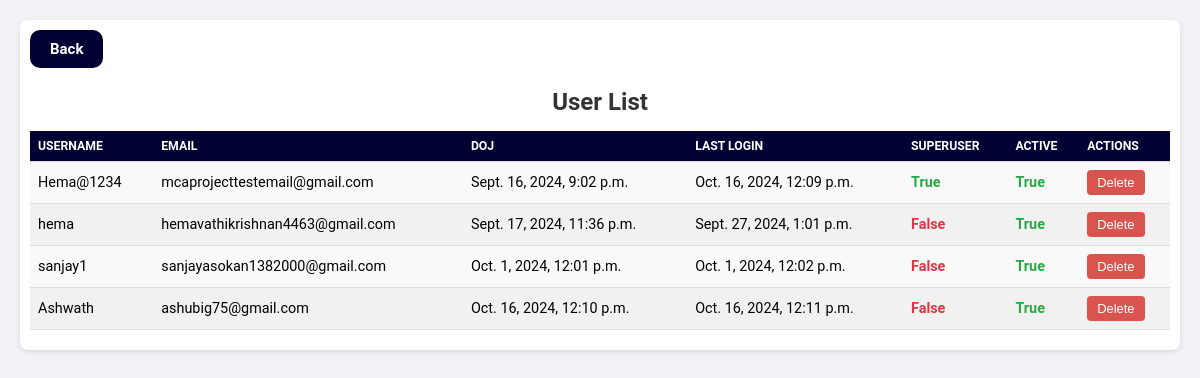
/users/, run on the app's committed database.
### myapp/models.py (models this page shows, shortened)
class CustomUser(AbstractUser):
    username = models.CharField(max_length=150)
    email = models.EmailField(unique=True)
    USERNAME_FIELD = ("email")
    REQUIRED_FIELDS = ["username"]

### myapp/views.py (the view)
# urls.py: path('users/', views.user_list, name='user_list'),
def user_list(request):
    users = CustomUser.objects.all()
    return render(request, 'user_list.html', {'users':users})

### templates/user_list.html (shortened to what this page needs)
<!DOCTYPE html>
<html lang="en">
<head>
</head>
<body>
   <div class="container">
        <div class="button-container">
        <a href="{% url 'dashboard' %}" class="btn-home">Back</a>
        </div>
        <h1>User List</h1>
        <div class="table-wrapper">
            <table>
                <thead>
                    <tr>
                        <th>Username</th>
                        <th>Email</th>
                        <th>DOJ</th>
                        <th>Last Login</th>
                        <th>Superuser</th>
                        <th>Active</th>
                        <th>Actions</th>
                    </tr>
                </thead>
                <tbody>
                    {% for user in users %}
                        <tr>
                            <td>{{ user.username }}</td>
                            <td>{{ user.email }}</td>
                            <td>{{ user.date_joined }}</td>
                            <td>{{ user.last_login }}</td>
                            <td class="{% if user.is_superuser %}status-true{% else %}status-false{% endif %}">
                                {{ user.is_superuser|yesno:"True,False" }}
                            </td>
                            <td class="{% if user.is_active %}status-true{% else %}status-false{% endif %}">
                                {{ user.is_active|yesno:"True,False" }}
                            </td>
                            <td>
                                <form action="{% url 'delete_user' user.id %}" method="post" style="display:inline;">
                                    <button type="submit" class="delete-button">Delete</button>
                                </form>
                            </td>
                        </tr>
                    {% endfor %}
                </tbody>
            </table>
        </div>
    </div>
</body>
</html>

### templates/user_list.html (style rules this page uses)
body { font-family: 'Roboto', sans-serif; background-color: #f0f2f5; margin: 0; padding: 0; }
.container { width: 95%; max-width: 1200px; margin: 20px auto; padding: 10px; background-color: #ffffff; border-radius: 8px; box-shadow: 0 2px 5px rgba(0, 0, 0, 0.1); }
h1 { text-align: center; color: #333; margin-bottom: 15px; font-size: 1.5em; }
.table-wrapper { overflow-x: auto; max-height: 400px; overflow-y: auto; }
table { width: 100%; border-collapse: collapse; font-size: 0.9em; margin-bottom: 10px; }
th, td { padding: 8px; text-align: left; border-bottom: 1px solid #ddd; }
th { background-color: #000033; color: white; font-size: 0.85em; text-transform: uppercase; }
td { background-color: #f9f9f9; }
tr:nth-child(even) td { background-color: #f1f1f1; }
.status-true { color: #28a745; font-weight: bold; }
.status-false { color: #dc3545; font-weight: bold; }
.delete-button { padding: 5px 10px; background-color: #d9534f; color: white; border: none; border-radius: 4px; cursor: pointer; font-size: 0.9em; transition: background-color 0.3s; }
.button-container { text-align: left; margin-top: 0px; margin-bottom:20px; }
.btn-home { display: inline-block; background-color: #000033; color: white; font-size: 15px; font-weight: bold; padding: 10px 20px; border: none; border-radius: 10px; text-decoration: none; transition: background-color 0.3s ease-in-out, transform 0.2s; margin-right: 10px; }

### data on the page
CustomUser: username "Hema@1234", email "mcaprojecttestemail@gmail.com", date_joined "Sept. 16, 2024, 9:02 p.m.", last_login "Oct. 16, 2024, 12:09 p.m.", is_superuser "True", is_active "True"
CustomUser: username "hema", email "hemavathikrishnan4463@gmail.com", date_joined "Sept. 17, 2024, 11:36 p.m.", last_login "Sept. 27, 2024, 1:01 p.m.", is_superuser "False", is_active "True"
CustomUser: username "sanjay1", email "sanjayasokan1382000@gmail.com", date_joined "Oct. 1, 2024, 12:01 p.m.", last_login "Oct. 1, 2024, 12:02 p.m.", is_superuser "False", is_active "True"
CustomUser: username "Ashwath", email "ashubig75@gmail.com", date_joined "Oct. 16, 2024, 12:10 p.m.", last_login "Oct. 16, 2024, 12:11 p.m.", is_superuser "False", is_active "True"
